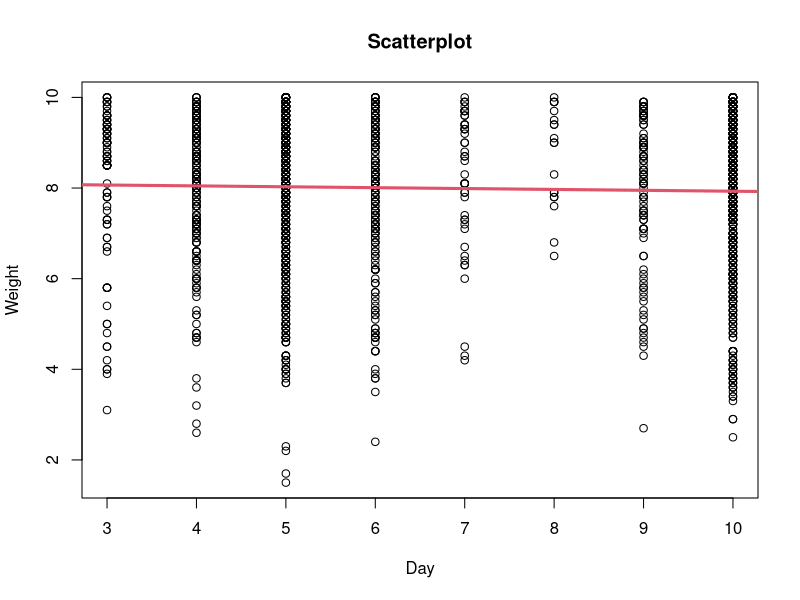
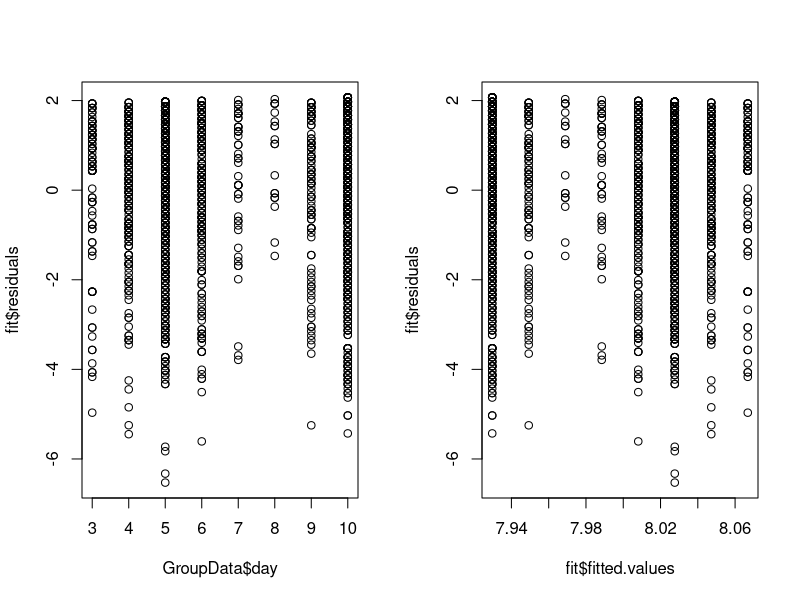
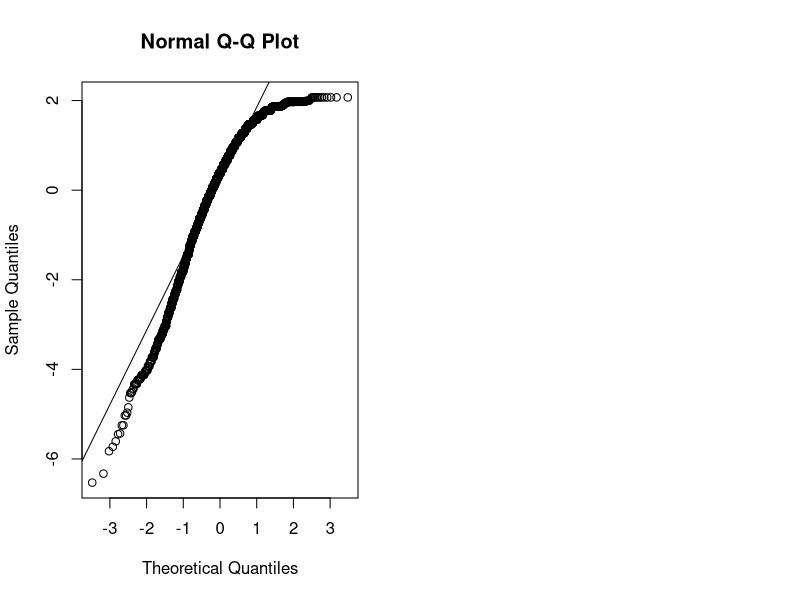
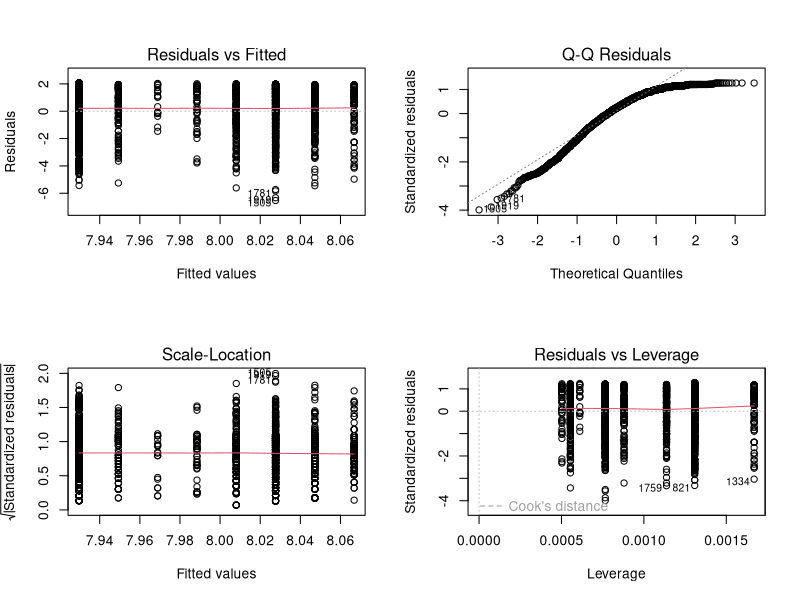
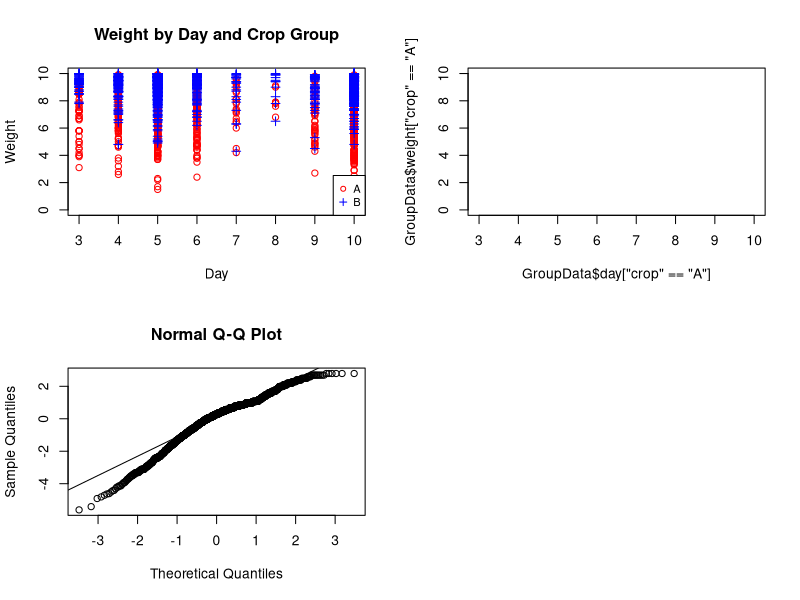
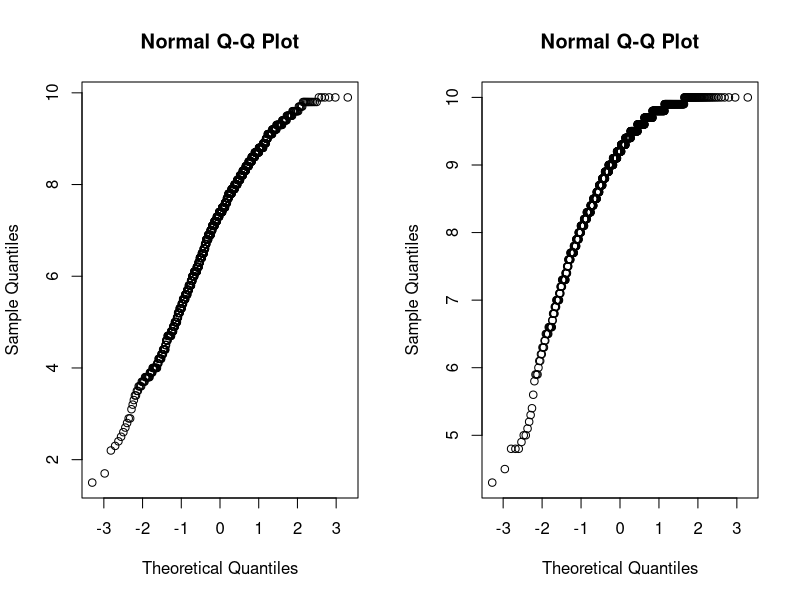
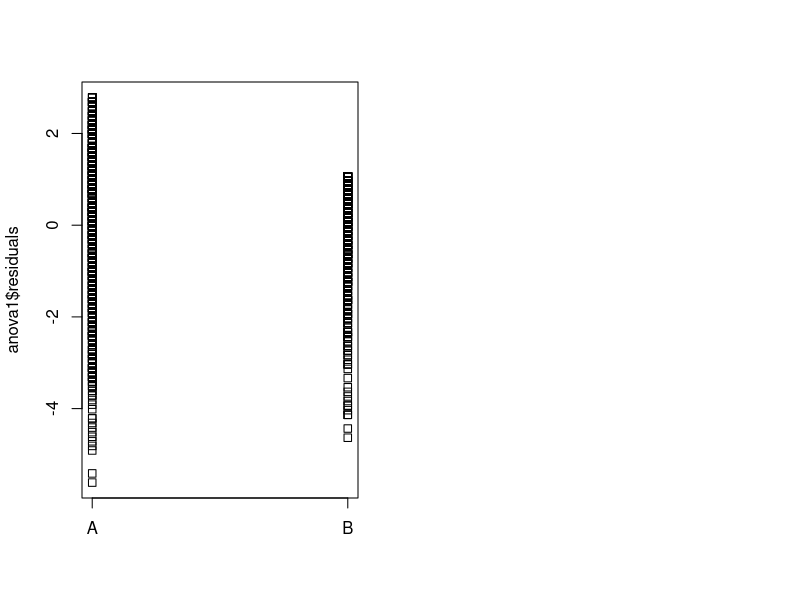
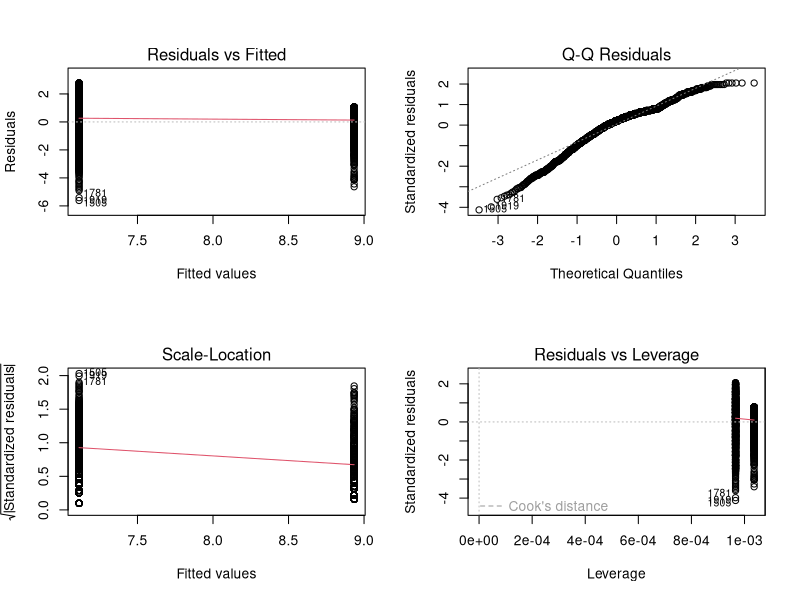

Reproduce these figures in R, in order. (Note: this script raises an error after producing the figures.)
GroupData <- read.csv("t4data.csv", header = TRUE, sep = ",")
data <- read.csv("practice.csv", header = TRUE, sep = ",")

cor(GroupData$day, GroupData$weight)

fit <- lm(GroupData$weight~GroupData$day)
fit
summary(fit)

lm(formula = GroupData$weight~GroupData$day)

plot(GroupData$day, GroupData$weight, xlab = "Day", ylab = "Weight", main = "Scatterplot")
abline(fit, col=2, lwd=3)

par(mfrow=c(1,2))
plot(GroupData$day, fit$residuals)
plot(fit$fitted.values, fit$residuals)

qqnorm(fit$residuals)
qqline(fit$residuals)


par(mfrow=c(2,2))
plot(fit)

#  Adding  the third variable crop using different colors
plot(GroupData$day[GroupData$crop == 'A'], GroupData$weight[GroupData$crop == 'A'], pch=1, col="red", ylim=c(0,10), xlim=c(3,10), xlab = "Day", ylab = "Weight", main = "Weight by Day and Crop Group")
points(GroupData$day[GroupData$crop =='B'], GroupData$weight[GroupData$crop == 'B'], pch=3, col="blue")
legend("bottomright", legend=c("A", "B"), pch=c(1,3), col=c("red", "blue"), cex=0.8)


plot(GroupData$day['crop' == 'A'], GroupData$weight['crop' == 'A'], pch=1, col="red", ylim=c(0,10), xlim=c(3,10))
points(GroupData$day['crop' == 'B'], GroupData$weight['crop' == 'B'], pch=1, col="blue")

fit2 <- lm(GroupData$height~GroupData$day+factor(GroupData$crop))
summary(fit2)

fit3 <- lm(GroupData$height~GroupData$day*factor(GroupData$crop))
summary(fit3)
#
tapply(GroupData$weight,GroupData$crop, mean)
tapply(GroupData$weight,GroupData$crop, sd)

anova1 <- aov(GroupData$weight~GroupData$crop)
anova1

summary(anova1)

qqnorm(anova1$residuals)
qqline(anova1$residuals)

par(mfrow=c(1,2))
qqnorm(GroupData$weight[GroupData$crop=="A"])
qqnorm(GroupData$weight[GroupData$crop=="B"])

stripchart(anova1$residuals~GroupData$crop, vertical=TRUE)

par(mfrow=c(2,2))
plot(anova1)

pairwise.t.test(GroupData$weight, GroupData$crop)
pairwise.t.test(GroupData$weight, GroupData$day)



TukeyHSD(anova1)

TukeyHSD(anova1, conf.level = 0.90)

plot(TukeyHSD(anova1), las=1)

plot(TukeyHSD(anova1))

kruskal.test(GroupData$weight~GroupData$crop)
t.test(GroupData$weight~ GroupData$crop, mu=0, alt="two.sided", conf=0.95, var.eq=F, paired=F)

t.test(GroupData$height~GroupData$crop, alt="two.sided",  mu=0, conf=0.95, var.eq=F, paired=F)

#-----------------------------------------------------------------------------------------------

#Total number of A items
total_A <- nrow(GroupData[(GroupData$crop=="A"),])
#Total number of B items
total_B <- nrow(GroupData[(GroupData$crop=="B"),])
#Total number of A items with height >= 10
gl10_A <- nrow(GroupData[(GroupData$crop=="A" & GroupData$height >=10),])
#Total number of B items with height >= 10
gl10_B <- nrow(GroupData[(GroupData$crop=="B" & GroupData$height >=10),])

matrixGL10 <- matrix(c(gl10_A, total_A-gl10_A, gl10_B, total_B-gl10_B), ncol=2)
rownames(matrixGL10) <- c("A", "B")
colnames(matrixGL10) <- c("Height>=10", "Height<10" )
matrixGL10
barplot(prop.table(matrixGL10, margin = 2), beside=FALSE, ylim=c(0,1), legend = rownames(matrixGL10), 
        main="Height proportions >=10 and <10", ylab="proportion", cex.names = 0.9 )

prop.test(c(gl10_A, gl10_B ), c(total_A-gl10_A, total_B-gl10_B))


